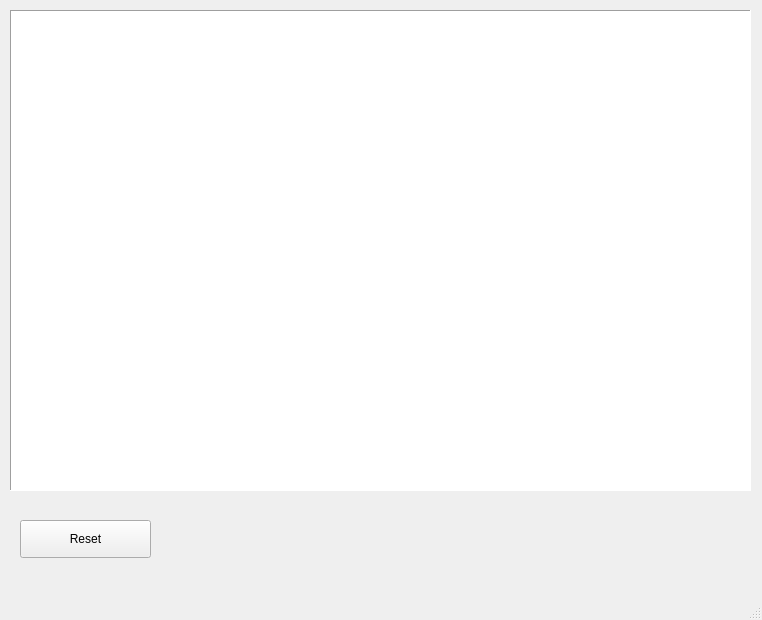
<?xml version="1.0" encoding="UTF-8"?>
<ui version="4.0">
 <class>MainWindow</class>
 <widget class="QMainWindow" name="MainWindow">
  <property name="geometry">
   <rect>
    <x>0</x>
    <y>0</y>
    <width>762</width>
    <height>620</height>
   </rect>
  </property>
  <property name="minimumSize">
   <size>
    <width>762</width>
    <height>620</height>
   </size>
  </property>
  <property name="maximumSize">
   <size>
    <width>762</width>
    <height>620</height>
   </size>
  </property>
  <property name="windowTitle">
   <string>MainWindow</string>
  </property>
  <widget class="QWidget" name="centralwidget">
   <widget class="QGraphicsView" name="graphicsView">
    <property name="geometry">
     <rect>
      <x>10</x>
      <y>10</y>
      <width>741</width>
      <height>481</height>
     </rect>
    </property>
    <property name="frameShape">
     <enum>QFrame::Panel</enum>
    </property>
    <property name="frameShadow">
     <enum>QFrame::Sunken</enum>
    </property>
    <property name="lineWidth">
     <number>1</number>
    </property>
    <property name="verticalScrollBarPolicy">
     <enum>Qt::ScrollBarAsNeeded</enum>
    </property>
    <property name="horizontalScrollBarPolicy">
     <enum>Qt::ScrollBarAlwaysOff</enum>
    </property>
    <property name="backgroundBrush">
     <brush brushstyle="NoBrush">
      <color alpha="255">
       <red>0</red>
       <green>0</green>
       <blue>0</blue>
      </color>
     </brush>
    </property>
    <property name="foregroundBrush">
     <brush brushstyle="NoBrush">
      <color alpha="255">
       <red>0</red>
       <green>0</green>
       <blue>0</blue>
      </color>
     </brush>
    </property>
   </widget>
   <widget class="QPushButton" name="pushButton">
    <property name="geometry">
     <rect>
      <x>20</x>
      <y>520</y>
      <width>131</width>
      <height>38</height>
     </rect>
    </property>
    <property name="text">
     <string>Reset</string>
    </property>
   </widget>
  </widget>
  <widget class="QMenuBar" name="menubar">
   <property name="geometry">
    <rect>
     <x>0</x>
     <y>0</y>
     <width>762</width>
     <height>31</height>
    </rect>
   </property>
  </widget>
  <widget class="QStatusBar" name="statusbar"/>
 </widget>
 <resources/>
 <connections/>
</ui>
